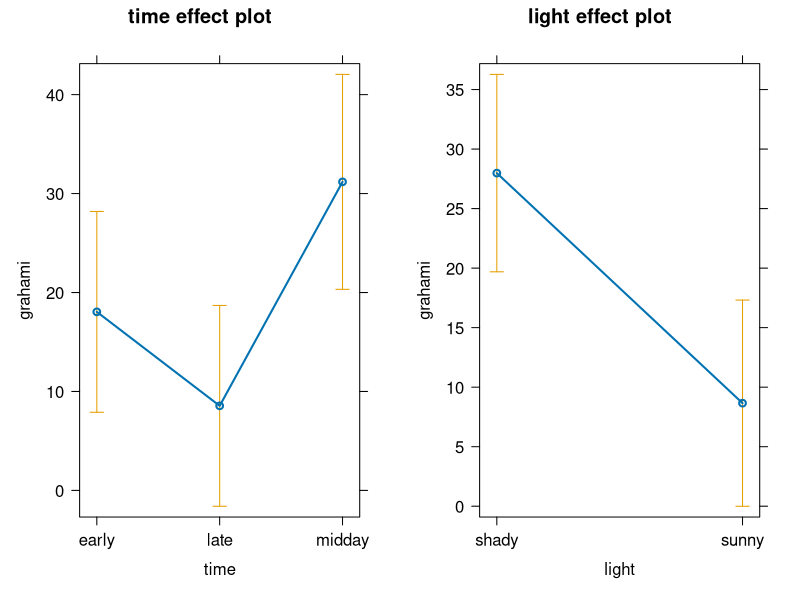
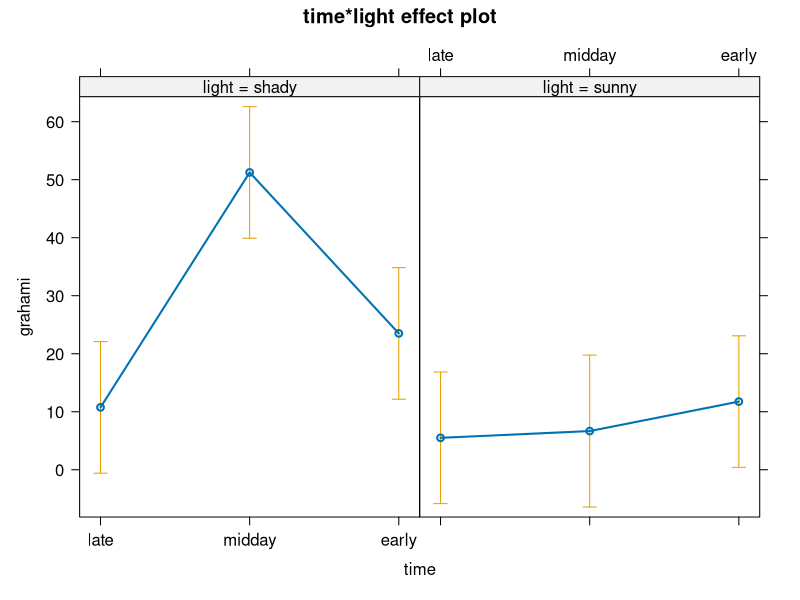
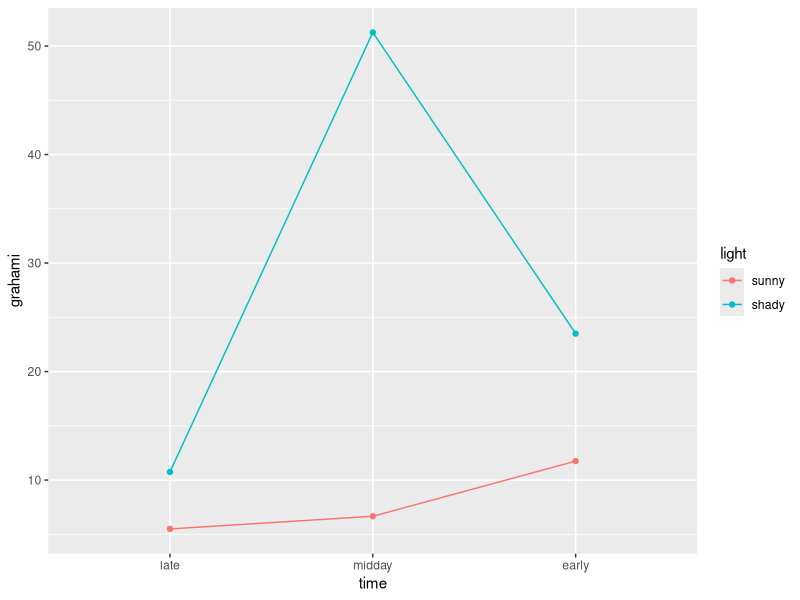
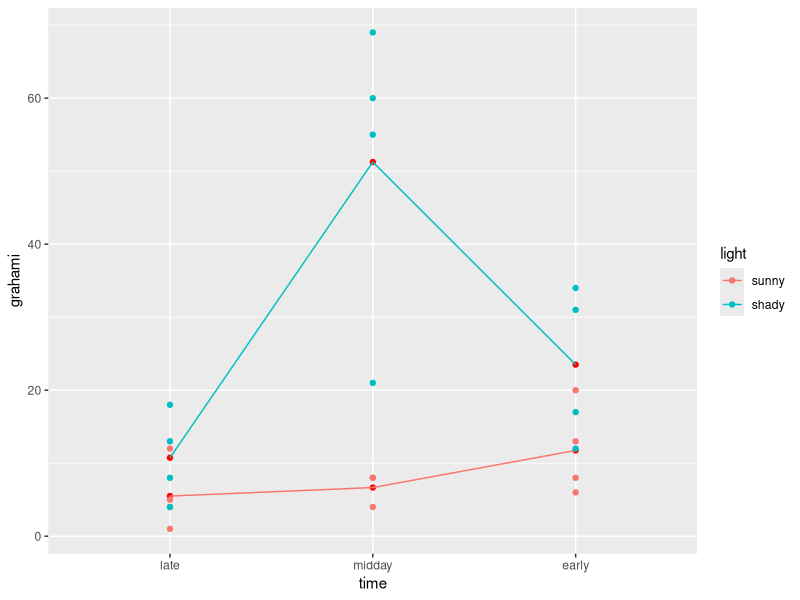
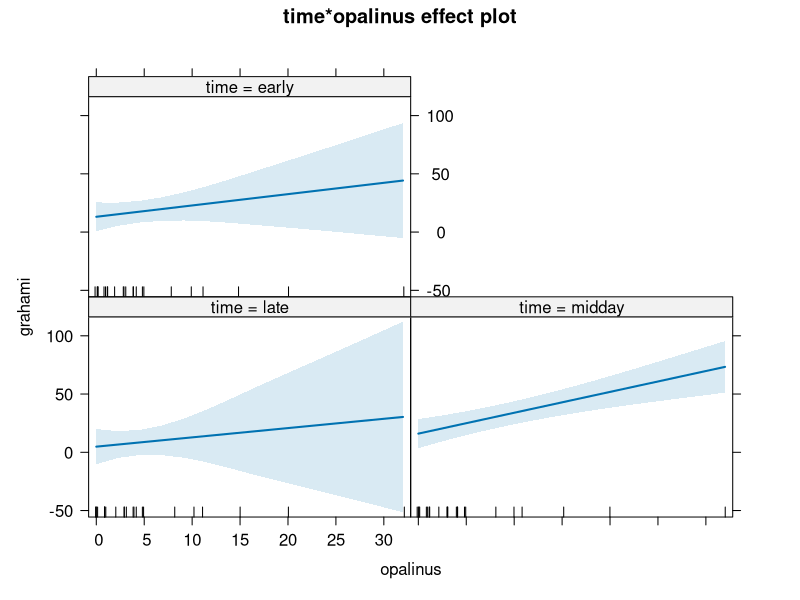
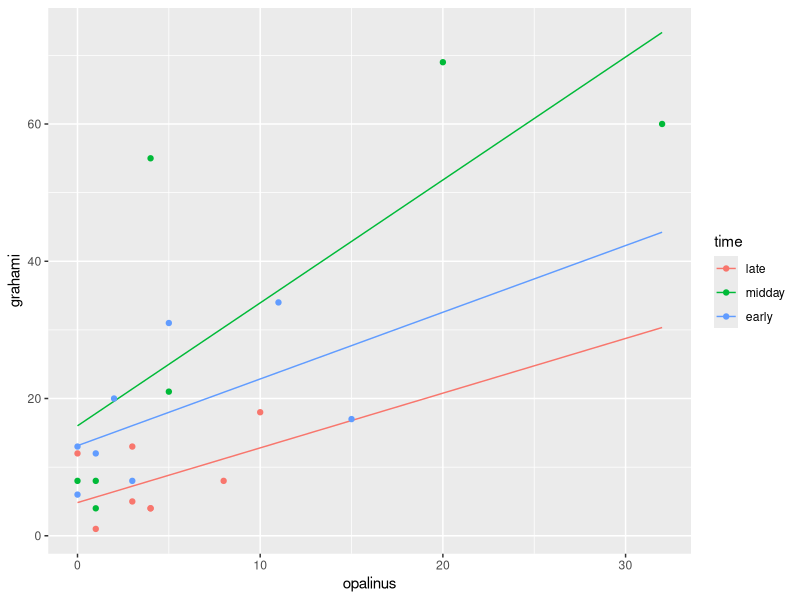
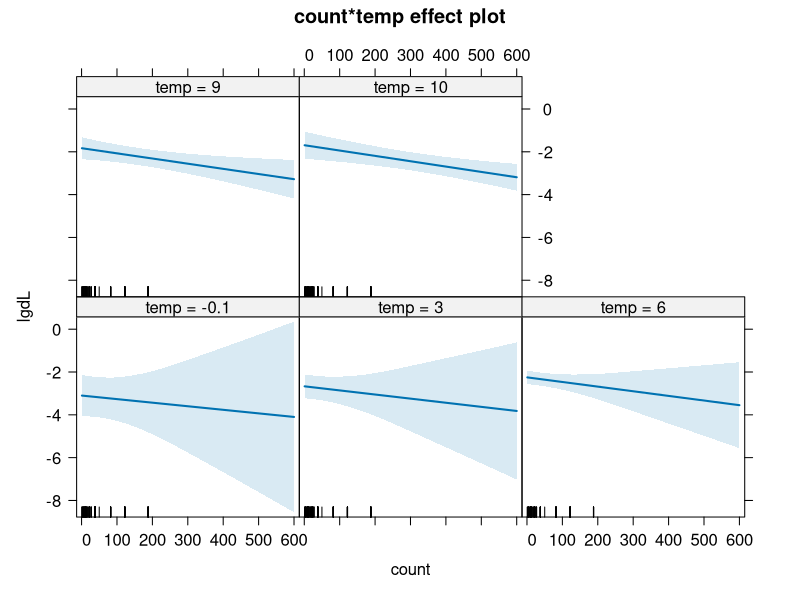
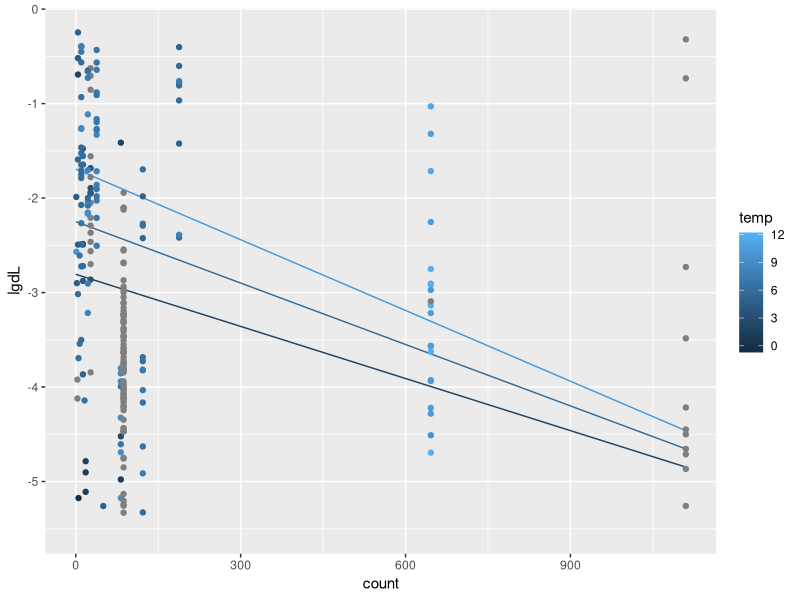

Generate these figures, in order, with R:
library(tidyverse)
library(effects)
library(emmeans)


# read in new dataset
lizards <- read.csv("lizards.csv")

# additive model
mod1 = lm(grahami~time + light,data=lizards)
summary(mod1)

# using effects to help with interpretation
plot(allEffects(mod1))

# using emmeans to help with comparisons
# output values for each condition
emmeans(mod1,specs=~time+light)
#pairwise for time only
emmeans(mod1, specs = "time", contr = "pairwise")
#all contrasts
all_comparisons <- emmeans(mod1, pairwise ~ time + light)
all_comparisons$contrasts
# all contrast from each other (tukey adj p-values - dont do this unless you want all these contrasts)

# interactive models
mod2 <- lm(grahami~time*light,data=lizards)
summary(mod2)

#change order of factors
lizards <- mutate(lizards,
                  time=factor(time,
                              levels=c("late","midday","early")))

# run model again
mod2 <- lm(grahami~time*light,data=lizards)
summary(mod2)


#use effects
plot(allEffects(mod2))

#use emmeans
emmeans(mod2,specs=~time*light)

# use all comparisoms
all_comparisons <- emmeans(mod2, pairwise ~ time * light)
all_comparisons$contrasts

##plotting the interactive model (additive not shown)
lizards$yhat = predict(mod2)

##plotting the interactive model
pp <- with(lizards,
           expand.grid(time=unique(time),
                       light=unique(light)))
#make a new dataframe with all the unique values of time
#and all the unique values light
#expand.grid says "give me every combination possible"

pp
#look at new data frame

pp$grahami <- predict(mod2,newdata=pp)
#this says- predict the number of grahami lizards using my new data frame, pp
#since pp has every combination possible, you will get a prediction for every value


ggplot(pp,aes(x=time,y=grahami,colour=light))+
  geom_point()+
  geom_line(aes(group=light))
#this is a plot of our model predictions
#but we need to add our actual data

###ADD RAW data to plot###
plot1 = ggplot(pp,aes(x=time,y=grahami,colour=light))+ #set up plot using predictions dataset
  geom_point(color="red")+ #plot the prediction
  geom_line(aes(group=light))+ #draw lines b/t predictions, group them by light conditions
  geom_point(data=lizards, aes(x=time,y=grahami,colour = light)) #add the observed data to the plot
plot1
#note - I am calling the original dataframe - lizards
#i am therefore setting up aes again


##what if I had a continuous variable?
#the number of opalinus lizards, which varies by time of day, influences the number of grahami
mod3 <- lm(grahami~time*opalinus, data=lizards)
summary(mod3)
allEffects(mod3)
plot(allEffects(mod3))
#emmtrends()
#kate will look up this code

#
lizards$yhat = predict(mod3)

#make a new dataframe
new.dat.combos <- with(lizards, #use lizards
                       expand.grid(time=unique(time), #give me all the unique values of time
                                   opalinus=seq(min(opalinus),max(opalinus), by=1)
                                   #give me a sequence of numbers from the min of opalinus to the max of opalinus, space the numbers "by 1"
                       ))

#predict number of grahami using new data frame
new.dat.combos$grahami <- predict(mod3,newdata=new.dat.combos)


###plotting prediction + data with continuous example#
ggplot(data=new.dat.combos,aes(x=opalinus,y=grahami,colour=time))+ #set up plot using predictions dataset
  geom_line(aes(group=time))+ #draw lines that are predictions, group them by light conditions
  geom_point(data=lizards, aes(x=opalinus,y=grahami,colour = time)) #add the observed data to the plot
#note - I am calling the original dataframe - lizards
#i am therefore setting up aes again

##if you have two continuous variables, you will prob want to bin to ease visualization##
bats = read.csv("bat_data.csv")
head(bats)
bats$lgdL = log10(bats$gdL)

lmBAT <- lm(lgdL~count*temp, data= bats)
summary(lmBAT)
allEffects(lmBAT)
plot(allEffects(lmBAT))
#this knows to bin the temperature data

new.bat.combos = with(bats,
                      expand.grid(
                        count = seq(min(count, na.rm=T), max(count, na.rm=T), by=1),
                        temp = c(2, 6, 10) #just pick 3 temps to demonstrate effect
                      ))


#predict lgdL using new data frame - preserve original predictor structure (e.g. use temp, not temp.bin)
new.bat.combos$lgdL <- predict(lmBAT,newdata=new.bat.combos)


###plotting prediction + data with two continuous variables, binning one#
ggplot(new.bat.combos,aes(x=count,y=lgdL,colour=temp))+ #set up plot using predictions dataset
  geom_line(aes(group=temp))+ #draw lines that are predictions, group them by light conditions
  geom_point(data=bats, aes(x=count,y=lgdL,colour = temp)) #add the observed data to the plot
